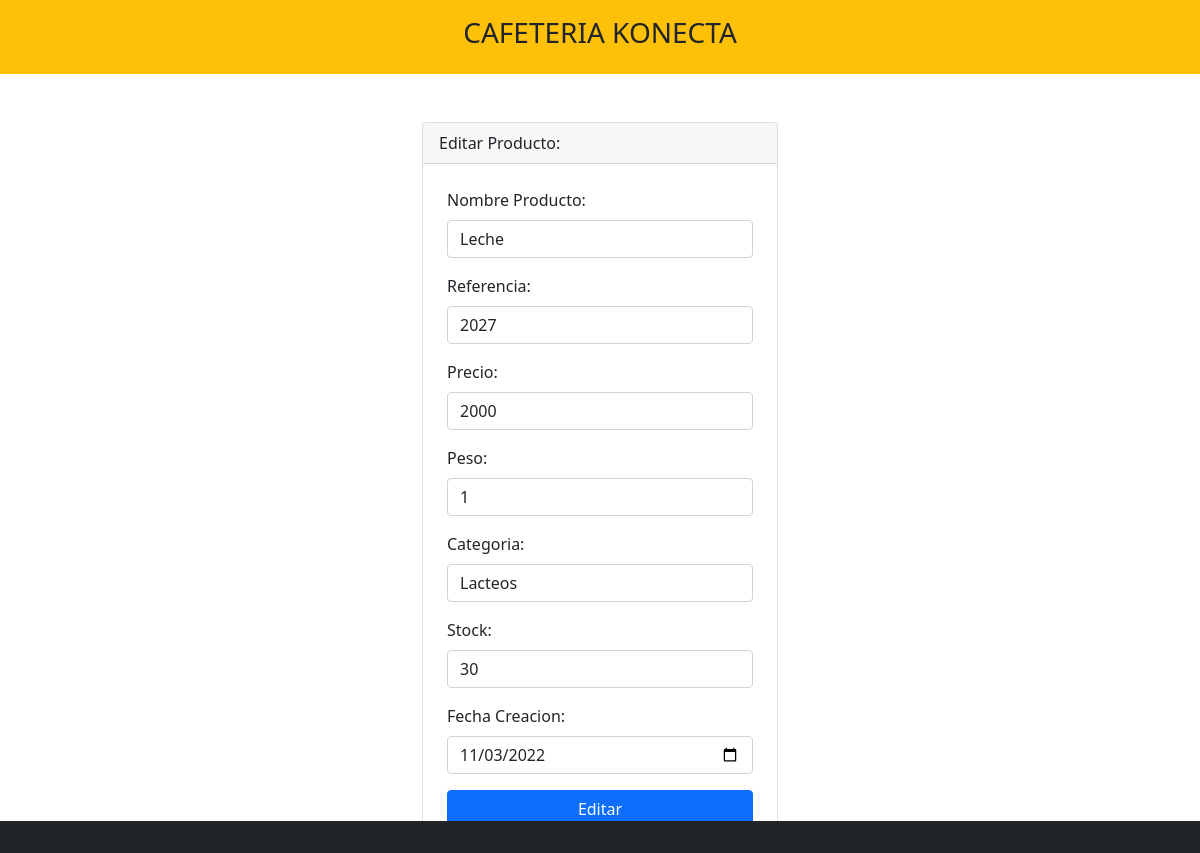
The app's page /editar.php?id=3 with its own data.
### tables this page shows
CREATE TABLE `producto` (
  `id` int(11) NOT NULL,
  `Nombre_Producto` varchar(200) NOT NULL,
  `Referencia` varchar(200) NOT NULL,
  `Precio` int(10) NOT NULL,
  `Peso` int(10) NOT NULL,
  `Categoria` varchar(200) NOT NULL,
  `Stock` int(10) NOT NULL,
  `Fecha_Creacion` date NOT NULL
);

### editar.php (the view, shortened to what this page needs)
<?php include 'template/header.php' ?>
<?php
     include_once 'model/conexion.php';
     $id=$_GET['id'];
    $sentencia = $bd->prepare("select * from  producto where id = ?;");
    $sentencia->execute([$id]);
    $producto = $sentencia->fetch(PDO::FETCH_OBJ);
?>
<div class="container mt-5">
    <div class="row justify-content-center">
        <div class="col-md-4">
            <div class="card">
                <div class="card-header">
                    Editar Producto:
                </div>
                <form class="p-4" method="POST" action="editarProceso.php">
                    <div class="mb-3">
                        <label class="form-label">Nombre Producto: </label>
                        <input type="text" class="form-control" name="txtNombre" required
                        value="<?php echo $producto->Nombre_Producto; ?>">
                    </div>
                     <div class="mb-3">
                        <label class="form-label">Referencia: </label>
                        <input type="text" class="form-control" name="txtReferencia" required
                        value="<?php echo $producto->Referencia; ?>">
                    </div>
                    <div class="mb-3">
                        <label class="form-label">Precio: </label>
                        <input type="number" class="form-control" name="txtPrecio" autofocus required
                        value="<?php echo $producto->Precio; ?>">
                    </div>
                    <div class="mb-3">
                        <label class="form-label">Peso: </label>
                        <input type="number" class="form-control" name="txtPeso" autofocus required
                        value="<?php echo $producto->Peso; ?>">
                    </div>
                    <div class="mb-3">
                        <label class="form-label">Categoria: </label>
                        <input type="text" class="form-control" name="txtCategoria" autofocus required
                        value="<?php echo $producto->Categoria; ?>">
                    </div>
                     <div class="mb-3">
                        <label class="form-label">Stock: </label>
                        <input type="number" class="form-control" name="txtStock" autofocus required
                        value="<?php echo $producto->Stock; ?>">
                    </div>
                     <div class="mb-3">
                        <label class="form-label">Fecha Creacion: </label>
                        <input type="date" class="form-control" name="txtFecha" autofocus required
                        value="<?php echo $producto->Fecha_Creacion; ?>">
                    </div>
                    <div class="d-grid">
                        <input type="submit" class="btn btn-primary" value="Editar">
                    </div>
                </form>
            </div>
        </div>
    </div>
</div>
<?php include 'template/footer.php' ?>

### records on screen
producto: txtNombre "Leche", txtReferencia "2027", txtPrecio "2000", txtPeso "1", txtCategoria "Lacteos", txtStock "30", txtFecha "11/03/2022"
